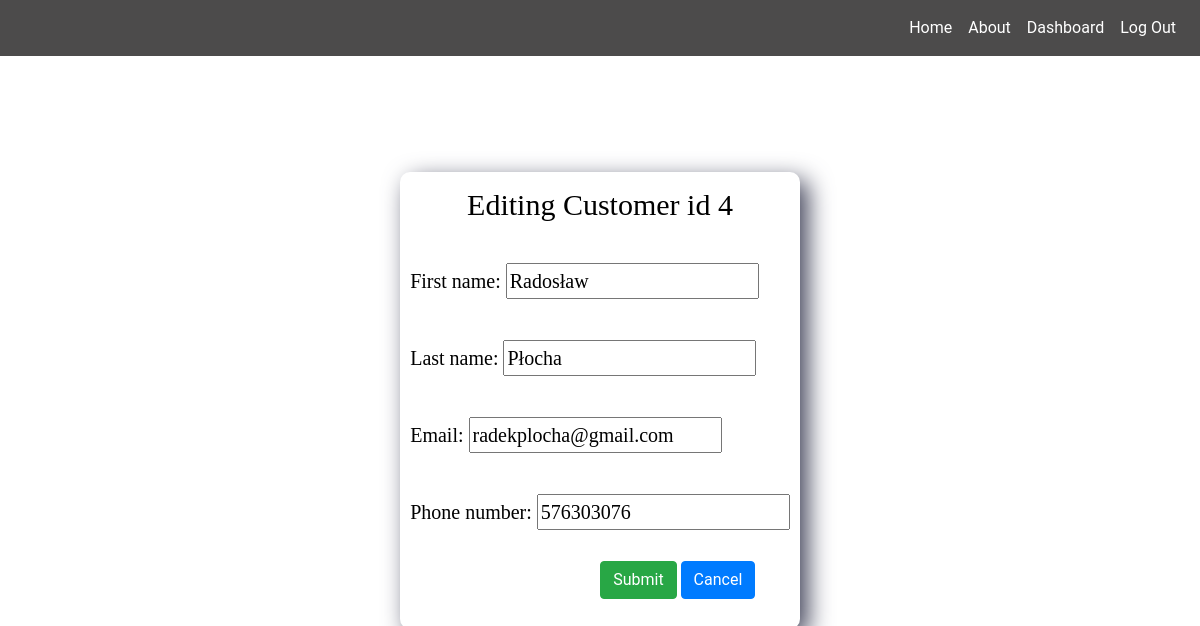
The app's page /customers/4/edit (signed in) with its own data.
### accounts/models.py (models this page shows, shortened)
class Customer(models.Model):
    first_name = models.CharField(max_length=30)
    last_name = models.CharField(max_length=30)
    email = models.EmailField()
    phone_number = PhoneNumberField()
    username = models.CharField(max_length=30, null=True)

### booking/views.py (the view)
# urls.py: path("customers/<int:id>/edit", edit_customers, name="edit_customers"),
@staff_member_required
def edit_customers(request, id):
    customer = Customer.objects.get(pk=id)
    if request.method == "POST":
        form = EditCustomer(request.POST, instance=customer)
        if form.is_valid():
            form.save()
            return redirect("booking:customers")
    else:
        form = EditCustomer(instance=customer)
    return render(
        request, "edit.html", {"form": form, "id": customer.id, "edit": "Customer"}
    )

### booking/forms.py
class EditCustomer(ModelForm):
    phone_number = PhoneNumberField(widget=PhoneNumberPrefixWidget())
    class Meta:
        model = Customer
        fields = ["first_name", "last_name", "email", "phone_number"]

### templates/edit.html (shortened to what this page needs)
{% extends "base.html" %}
{% block content %}
{% load static %}
<link rel="stylesheet" type="text/css" href="{% static 'css/update_nav.css' %}">
<link rel="stylesheet" type="text/css" href="{% static 'css/view.css' %}">
<div class="data edit-data">
    <form method="post" enctype="multipart/form-data">
        <p class="header-item">Editing {{edit}} id {{id}}</p>
        {{form.as_p}}
        <input class="btn btn-success edit-btn" type="submit" value="Submit">
        <a class="btn btn-primary edit-btn" href=" {% url 'booking:dashboard' %}">Cancel</a>
    </form>
</div>
{% endblock %}

### static/css/base.css (style rules this page uses)
body { font-family: "Roboto", sans-serif; margin: 0; padding: 0; display: flex; flex-direction: column; align-items: center; justify-content: center; height: 100vh; }

### static/css/view.css (style rules this page uses)
.data { display: flex; flex-direction: column; margin: 20px; height: 600px; align-items: center ; border-radius: 10px; -webkit-box-shadow: 8px 8px 24px 0px rgba(66, 68, 90, 1); -moz-box-shadow: 8px 8px 24px 0px rgba(66, 68, 90, 1); box-shadow: 8px 8px 24px 0px rgba(66, 68, 90, 1); }
.edit-data { margin: 50px; height: auto; display: flex; flex-direction: column; -webkit-box-shadow: 8px 8px 24px 0px rgba(66, 68, 90, 1); -moz-box-shadow: 8px 8px 24px 0px rgba(66, 68, 90, 1); box-shadow: 8px 8px 24px 0px rgba(66, 68, 90, 1); }
p { padding: 10px; font-family: verdana; font-size: 20px; color: rgb(0, 0, 0); }
.edit-btn { position: relative; left: 200px; margin-bottom: 30px; }
.header-item { font-size: 30px; text-align: center; }

### records on screen
Customer: first_name "Radosław", last_name "Płocha", email "radekplocha@gmail.com", phone_number "576303076"

### other values on screen
{{ edit }} "Customer"
{{ id }} "4"
